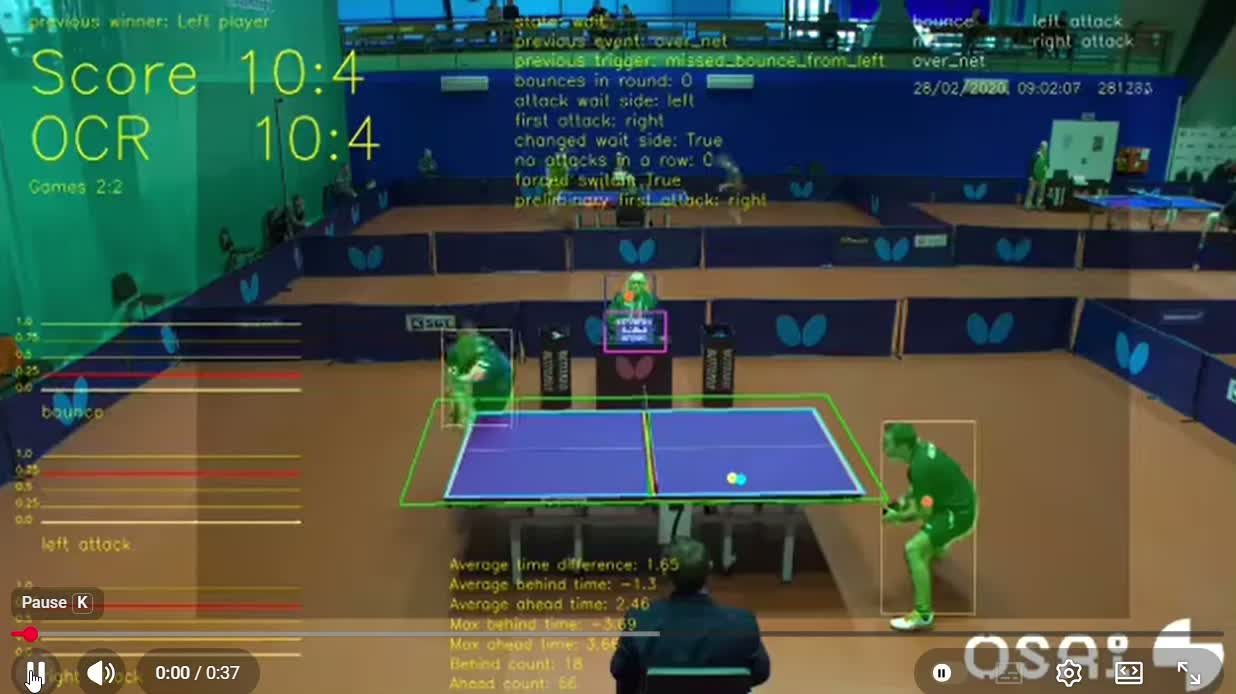
#> input picture data/frames/ezgif-frame-001.jpg, 1236 x 694 px
$ python -i calibration.py   (imports and definitions only)
#> lines starting #> are read from the running program, lines starting #| are printed output that depends on the picture; after the words box and inside, x2 and y2 are one past the last pixel; in counts of white or black regions, pixels touching at a corner belong together
#> further down, picture is the input picture: shape (694, 1236, 3); mean B, G, R 71.5, 81.5, 69.1
from __future__ import annotations

from typing import Optional

import cv2
import numpy as np


def auto_detect_table(frame: np.ndarray) -> Optional[list[tuple[int, int]]]:
    gray = cv2.cvtColor(frame, cv2.COLOR_BGR2GRAY)
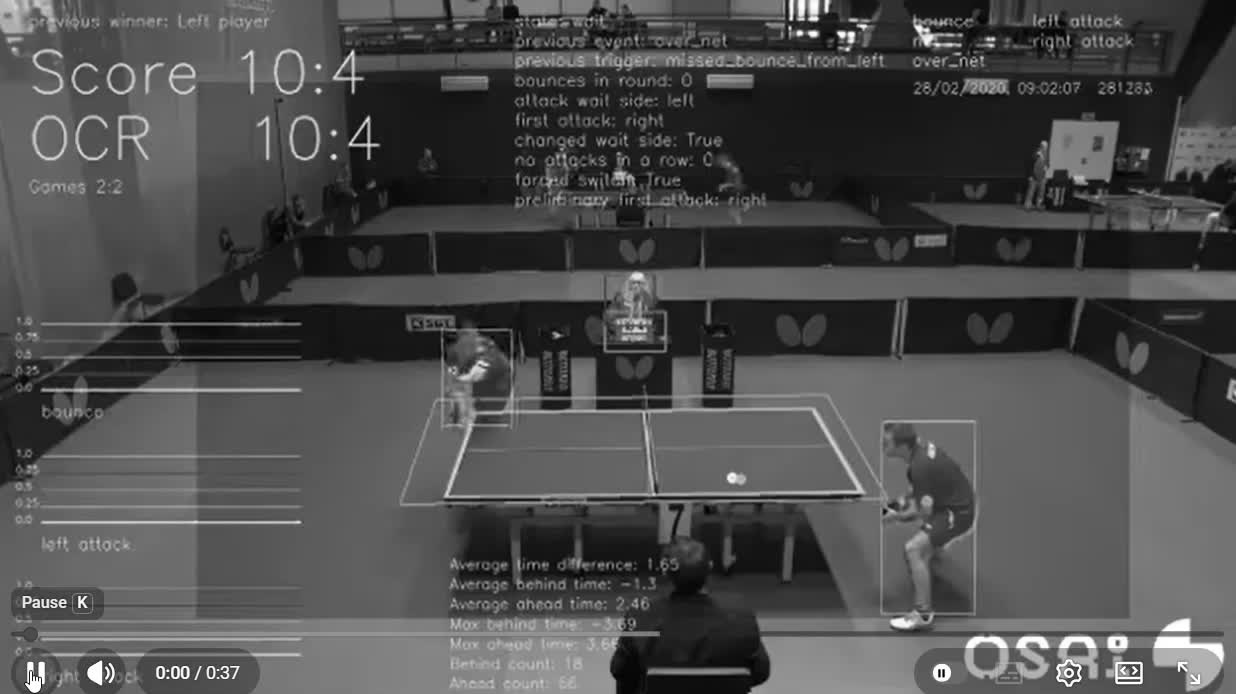
#> gray: shape (694, 1236); min 0, max 255, mean 76.6
    blur = cv2.GaussianBlur(gray, (5, 5), 0)
    edges = cv2.Canny(blur, 60, 160)
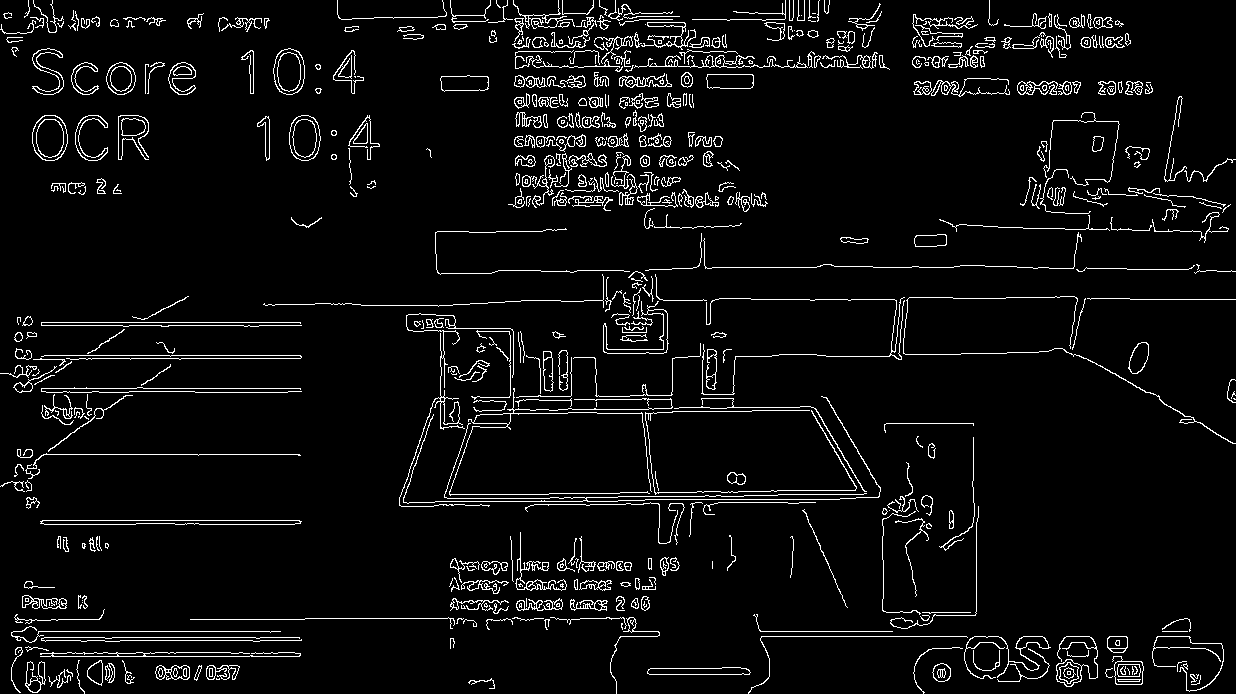
#> edges: shape (694, 1236); 5.2% white in thin lines or dots
    edges = cv2.dilate(edges, None, iterations=1)
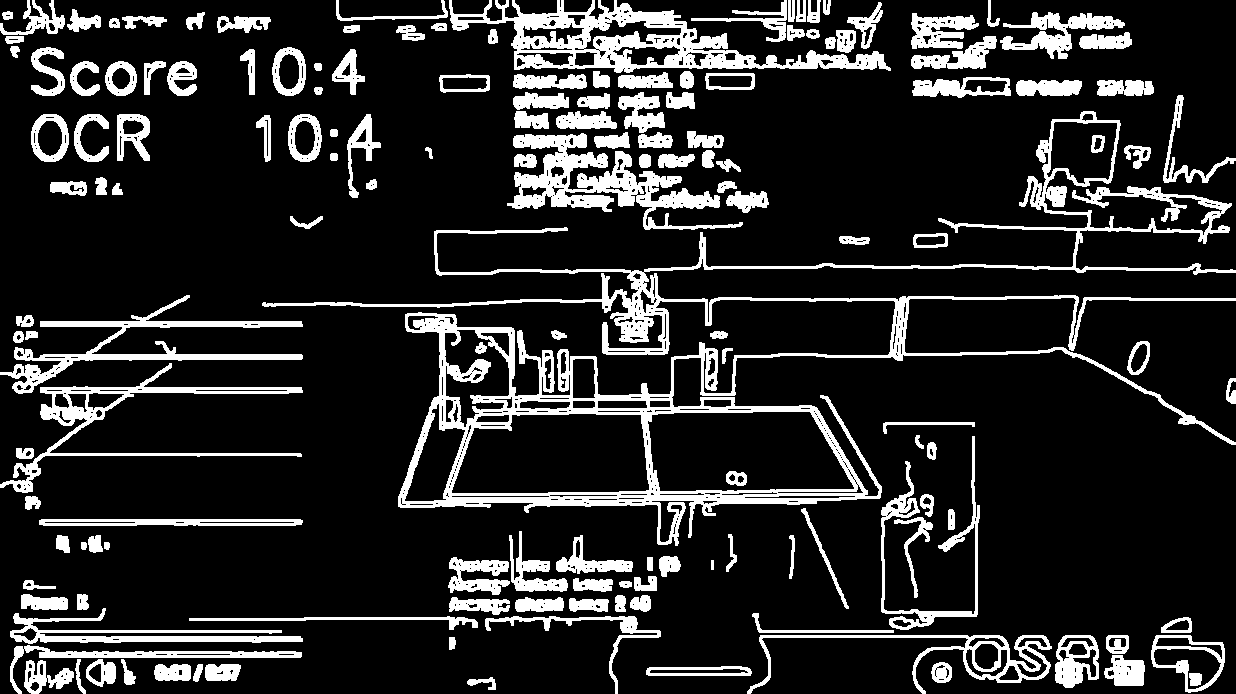
#> edges: shape (694, 1236); 15.7% white; 155 white regions

    contours, _ = cv2.findContours(edges, cv2.RETR_EXTERNAL, cv2.CHAIN_APPROX_SIMPLE)
#> contours = 151 contours, 1 with area under 20; largest, box (x1, y1, x2, y2) and area: (262, 111, 1236, 546) 72300, (449, 0, 891, 73) 13181, (507, 133, 743, 230) 7262, (0, 363, 303, 493) 4709, (0, 295, 303, 394) 4190
    best_quad = None
    best_area = 0.0

    for contour in contours:
        peri = cv2.arcLength(contour, True)
        approx = cv2.approxPolyDP(contour, 0.02 * peri, True)
        if len(approx) != 4:
            continue
        if not cv2.isContourConvex(approx):
            continue
        area = abs(cv2.contourArea(approx))
        if area > best_area:
            best_area = area
            best_quad = approx.reshape(4, 2)
#> this loop made 151 passes
#> (peri, area, best_area, best_quad) on pass 2: (222.7, 598, 598, [[751, 671], [741, 666], [649, 667], [646, 674]])
#> peri on passes 1, 3, 4, 5, 6, 7: 89.46, 101.7, 45.56, 105.4, 68.87, 230.7
#> after the loop, best_area = 598

    if best_quad is None:
        return None
    return _order_quad(best_quad)


# [25 lines left out: function manual_select, not called in this run]


def _order_quad(quad: np.ndarray) -> list[tuple[int, int]]:
    pts = quad.astype(np.float32)
#> pts = [[751, 671], [741, 666], [649, 667], [646, 674]]
    s = pts.sum(axis=1)
#> s = [1422, 1407, 1316, 1320]
    diff = np.diff(pts, axis=1).reshape(-1)
#> diff = [-80, -75, 18, 28]
    tl = pts[np.argmin(s)]
#> tl = [649, 667]
    br = pts[np.argmax(s)]
#> br = [751, 671]
    tr = pts[np.argmin(diff)]
#> tr = [751, 671]
    bl = pts[np.argmax(diff)]
#> bl = [646, 674]
    return [(int(tl[0]), int(tl[1])), (int(tr[0]), int(tr[1])),
            (int(br[0]), int(br[1])), (int(bl[0]), int(bl[1]))]


# [13 lines left out: function _draw_points, not called in this run]

>>> import cv2
>>> picture = cv2.imread('../data/frames/ezgif-frame-001.jpg')
>>> result = auto_detect_table(picture)
#> result = [(649, 667), (751, 671), (751, 671), (646, 674)]
